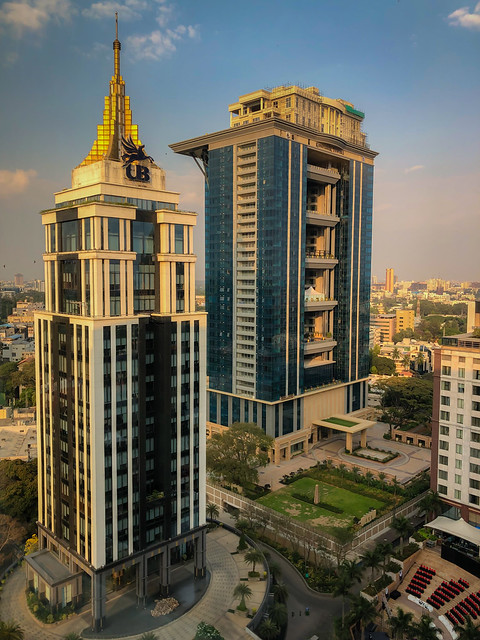
#> input picture UB.jpg, 480 x 640 px, given in place of the camera
$ python VideoCartoonizer.py
#> lines starting #> are read from the running program, lines starting #| are printed output that depends on the picture; after the words box and inside, x2 and y2 are one past the last pixel; in counts of white or black regions, pixels touching at a corner belong together
#> the answer given: 1
import cv2
import numpy as np

def apply_cartoon_effect(video_capture):
    color_ranges = {
        "white": ((0, 0, 200), (180, 50, 255)),
        "red": ((0, 50, 50), (10, 255, 255)),
        "orange": ((11, 50, 50), (25, 255, 255)),
        "yellow": ((26, 50, 50), (35, 255, 255)),
        "green": ((36, 50, 50), (70, 255, 255)),
        "blue": ((71, 50, 50), (130, 255, 255)),
        "purple": ((131, 50, 50), (170, 255, 255)),
        "pink": ((171, 50, 50), (180, 255, 255)),
        "black": ((0,0,0), (180, 255, 30)),
    }
    #Defining the color ranges as a dictionary to standardise a range of colours for cartoonized effect
    #Ranges of HSV

    standard_colors = {
        "white": (255,255,255),
        "red": (0, 0, 150),
        "orange": (40, 159, 220),
        "yellow": (50, 165, 205),
        "green": (0, 100, 0),
        "blue": (100, 0, 0),
        "purple": (100, 0, 100),
        "pink": (255, 192, 203),
        "black": (0,0,0),
    }
    #Set the standard colors for each range (BGR)

    kernel_size = (5, 5) #Set the kernel size for the blur effect

    '''
    Set the parameters for the bilateral filter
    Bilateral filter --- is highly effective at noise removal while preserving edges.
    It work like gaussian filter but more focus on edges
    '''
    bilateral_diameter = 9
    bilateral_sigma_color = 75
    bilateral_sigma_space = 75

    while True:
        ret, frame = video_capture.read() #Read a frame from the webcam
#> frame is the input picture: shape (640, 480, 3); mean B, G, R 88.5, 102.7, 105.4
        if not ret:
            video_capture.set(cv2.CAP_PROP_POS_FRAMES, 0) #infinite loop
            ret, frame = video_capture.read()
            if not ret:
                print("Error: Cannot read from video source")
                break

        original_frame = frame.copy()#copy of original frame

        # Apply a median blur to reduce noise
        frame = cv2.medianBlur(frame, 5)
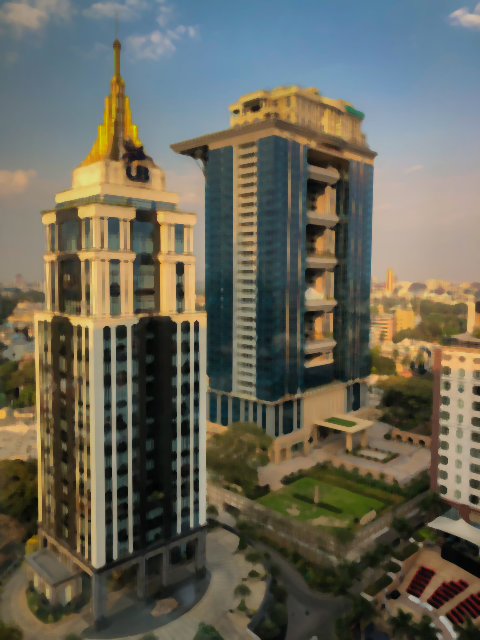
#> frame: shape (640, 480, 3); mean B, G, R 88.5, 102.4, 104.8

        hsv_frame = cv2.cvtColor(frame, cv2.COLOR_BGR2HSV)# Converting to HSV
#> hsv_frame: shape (640, 480, 3); mean H, S, V 48.3, 86.9, 117.3

        cartoon_frame = np.zeros_like(frame) #Create a blank black frame to hold the cartoonized effect

        # Apply the cartoonized effect
        for color, (lower, upper) in color_ranges.items(): #iterate through the colors
            mask = cv2.inRange(hsv_frame, np.array(lower), np.array(upper)) #creating a mask
            cartoon_frame[mask > 0] = standard_colors[color] #replacing colors in the blank black frame created
#> this loop made 9 passes
#> pass 1, in apply_cartoon_effect, `mask = cv2.inRange(hsv_frame, np.array(lower), np.array(upper))`:
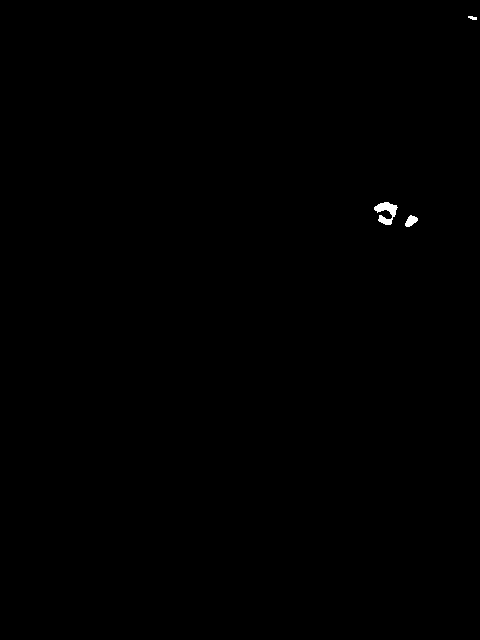
#> mask: shape (640, 480); 0.13% white; 3 white regions, box (x1, y1, x2, y2) and area: (374, 202, 398, 225) 286, (405, 215, 418, 227) 98, (468, 16, 477, 20) 26
#> pass 2, in apply_cartoon_effect, `mask = cv2.inRange(hsv_frame, np.array(lower), np.array(upper))`:
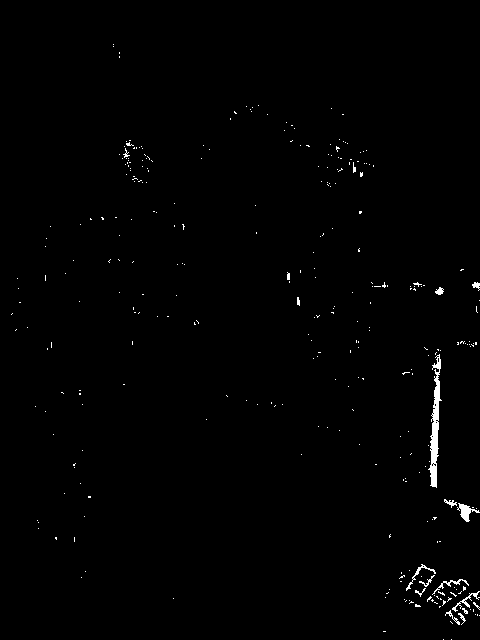
#> mask: shape (640, 480); 0.77% white; 312 white regions (296 under 20 px), largest, box (x1, y1, x2, y2) and area: (428, 354, 442, 488) 765, (457, 503, 480, 522) 171, (452, 591, 480, 612) 112
#> pass 3, in apply_cartoon_effect, `mask = cv2.inRange(hsv_frame, np.array(lower), np.array(upper))`:
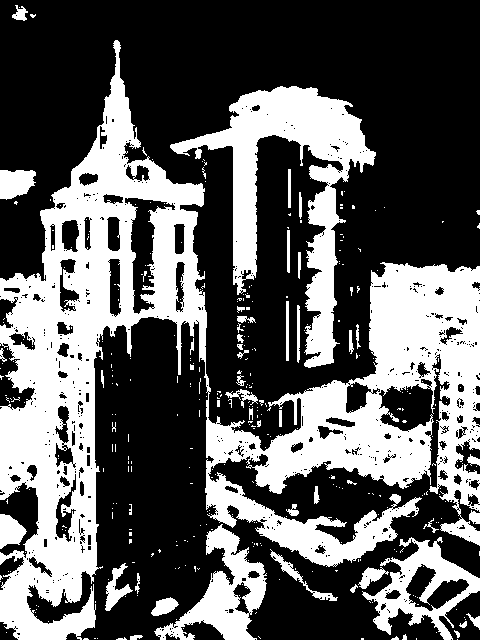
#> mask: shape (640, 480); 36.5% white; 364 white regions (314 under 20 px), largest, box (x1, y1, x2, y2) and area: (0, 40, 480, 640) 80326, (170, 86, 376, 368) 16089, (154, 524, 267, 640) 4824
#> after the loop: cartoon_frame: shape (640, 480, 3); mean H, S, V 38.7, 67, 91

        cartoon_frame = cv2.bilateralFilter(cartoon_frame, bilateral_diameter, bilateral_sigma_color, bilateral_sigma_space)
#> cartoon_frame: shape (640, 480, 3); mean H, S, V 38.7, 66.9, 90.9
        # Apply a bilateral filter to reduce noise and smooth the image

        cartoon_frame = cv2.GaussianBlur(cartoon_frame, kernel_size, 0)
#> cartoon_frame: shape (640, 480, 3); mean H, S, V 38.7, 66.9, 90.9
        #Apply Guassian Blur. It is a uniform blur to reduce further noise in cartoon frame.

        # Display the original and cartoonized frame
        cv2.imshow("Original Video", original_frame)
        cv2.imshow("Cartoonized Webcam", cartoon_frame)

        # Press 'esc' to quit
        if cv2.waitKey(1) == 27:
#> (key Esc is pressed here)
            break

    # Release the video capture object and close all windows
    video_capture.release()
    cv2.destroyAllWindows()

if __name__ == "__main__":
    print("Choose input source:")
    print("1. Webcam")
    print("2. Video file")

    choice = input("Enter your choice (1 or 2): ")

    if choice == "1":
        video_capture = cv2.VideoCapture(0)
    elif choice == "2":
        video_path = input("Enter the path to your video file: ")
        video_capture = cv2.VideoCapture(video_path)
    else:
        print("Invalid choice. Exiting...")
        exit()

    if not video_capture.isOpened():
        print("Error: Could not open video source")
        exit()

    # Apply the cartoon effect
    apply_cartoon_effect(video_capture)
